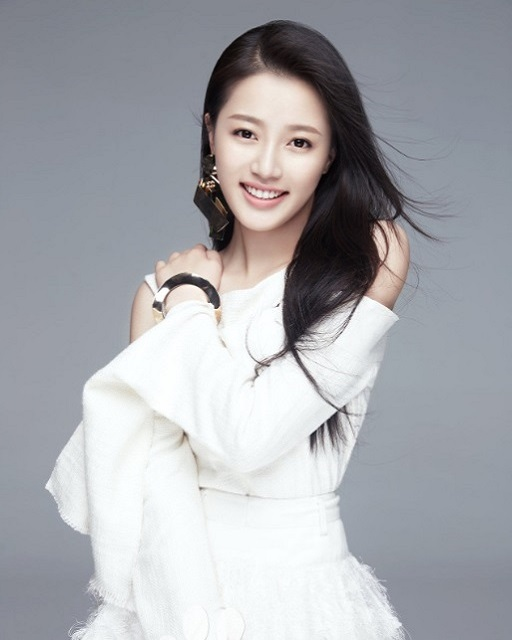
#> input picture images/master.jpg, 512 x 640 px, found by its file name
$ python OpencvDemo119.py
#> lines starting #> are read from the running program, lines starting #| are printed output that depends on the picture; after the words box and inside, x2 and y2 are one past the last pixel; in counts of white or black regions, pixels touching at a corner belong together
#!/usr/bin/env python3
#coding = utf-8

import logging
import numpy as np
import cv2 as cv

# GrabCut图像分割—背景替换
def OpencvDemo119():
    logging.basicConfig(level=logging.DEBUG)

    src = cv.imread("images/master.jpg")
#> src is the input picture: shape (640, 512, 3); mean B, G, R 173.5, 168.6, 167.3
    if src is None:
        logging.error("could not load an image!")
        return cv.Error.StsError

    height, width = src.shape[:2]
#> height = 640; width = 512

    rect = (53, 12, src.shape[1] - 100, src.shape[0] - 12)
#> rect = (53, 12, 412, 628)
    bgdModel = np.zeros((1, 65), np.float64)
    fgdModel = np.zeros((1, 65), np.float64)
    mask = cv.grabCut(src, None, rect, bgdModel, fgdModel, 5, cv.GC_INIT_WITH_RECT)[0]

    mask2 = np.where((mask == cv.GC_FGD) + (mask == cv.GC_PR_FGD), 255, 0).astype('uint8')
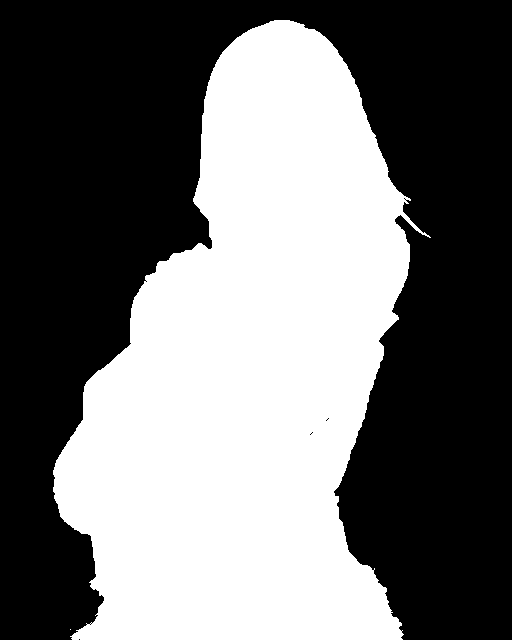
#> mask2: shape (640, 512); 44.3% white; 2 white regions (1 under 20 px), largest, box (x1, y1, x2, y2) and area: (53, 20, 431, 640) 145187

	# 对掩膜进行高斯模糊
    mask2 = cv.GaussianBlur(mask2, (5, 5), 0)

    bgd = cv.imread("images/river.jpg")
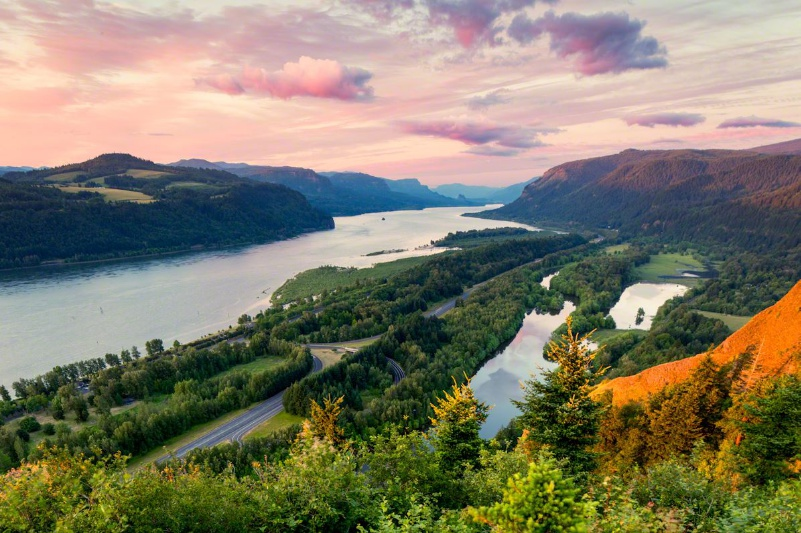
#> input picture images/river.jpg, 801 x 533 px, found by its file name
#> bgd is the input picture: shape (533, 801, 3); mean B, G, R 103.7, 123.4, 127.8
    if bgd is None:
        logging.error("could not load an image!")
        return cv.Error.StsError

    bgd = cv.resize(bgd, (width, height))
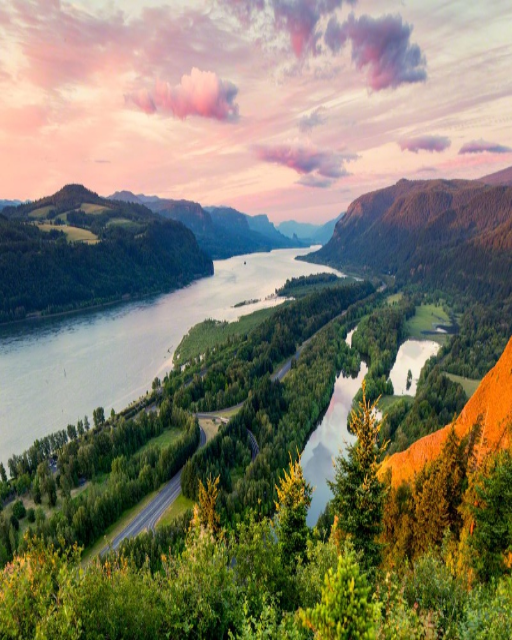
#> bgd: shape (640, 512, 3); mean B, G, R 103.6, 123.3, 127.7

    # 虚化背景
    bgd2 = cv.GaussianBlur(bgd, (0, 0), 15)
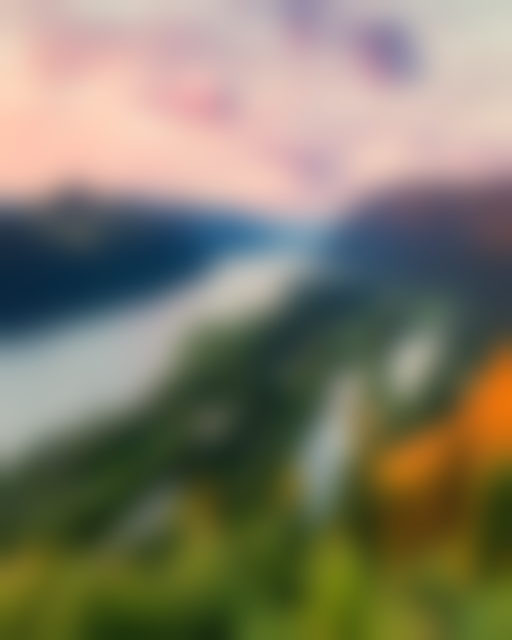
#> bgd2: shape (640, 512, 3); mean B, G, R 103.6, 123.3, 127.7

	# 融合前景与虚化背景
    dst = np.empty(src.shape, dtype=np.uint8)
    for row in range(height):
        for col in range(width):
            w1 = mask2[row, col] / 255
            b, g, r = src[row, col]
            b2, g2, r2 = bgd2[row, col]
            b = b * w1 + b2 * (1 - w1)
            g = g * w1 + g2 * (1 - w1)
            r = r * w1 + r2 * (1 - w1)
            dst[row, col] = (b, g, r)
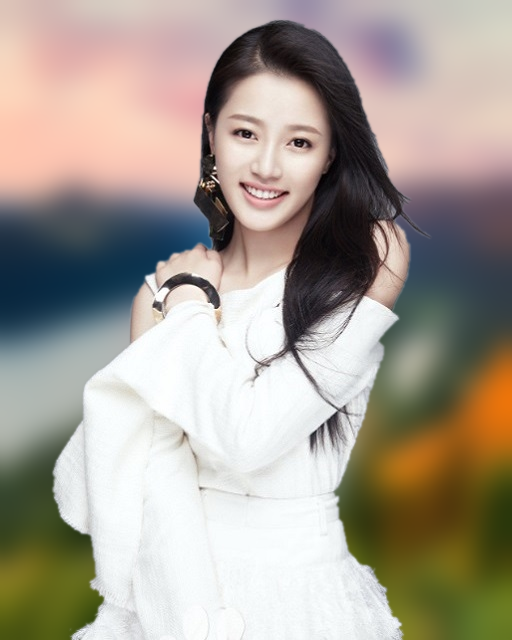
#> dst: shape (640, 512, 3); mean B, G, R 147.3, 157.8, 166

    h, w, ch = src.shape
#> h = 640; w = 512; ch = 3
    result = np.zeros([h, w * 4, ch], dtype=src.dtype)
    result[0 : h, 0 : w, :] = src
    mask2 = cv.cvtColor(mask2, cv.COLOR_GRAY2BGR) # 1 channel -> 3 channels
#> mask2: shape (640, 512, 3)
    result[0 : h, w : w * 2, :] = mask2
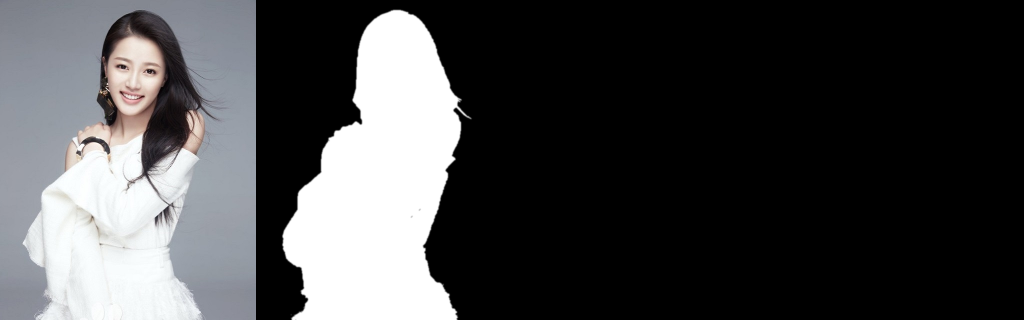
#> result: shape (640, 2048, 3) (shown at 1/2 size); mean B, G, R 71.6, 70.4, 70.1
    result[0 : h, w * 2 : w * 3, :] = bgd
    result[0 : h, w * 3 : w * 4, :] = dst
    cv.putText(result, "original image", (10, 30), cv.FONT_ITALIC, .6, (0, 0, 255), 1)
#> result: shape (640, 2048, 3); mean B, G, R 134.3, 140.6, 143.5
    cv.putText(result, "foreground mask", (w + 10, 30), cv.FONT_ITALIC, .6, (0, 0, 255), 1)
#> result: shape (640, 2048, 3); mean B, G, R 134.3, 140.6, 143.6
    cv.putText(result, "background image", (w * 2 + 10, 30), cv.FONT_ITALIC, .6, (0, 0, 255), 1)
#> result: shape (640, 2048, 3); mean B, G, R 134.2, 140.6, 143.6
    cv.putText(result, "image after background replacement", (w * 3 + 10, 30), cv.FONT_ITALIC, .6, (0, 0, 255), 1)
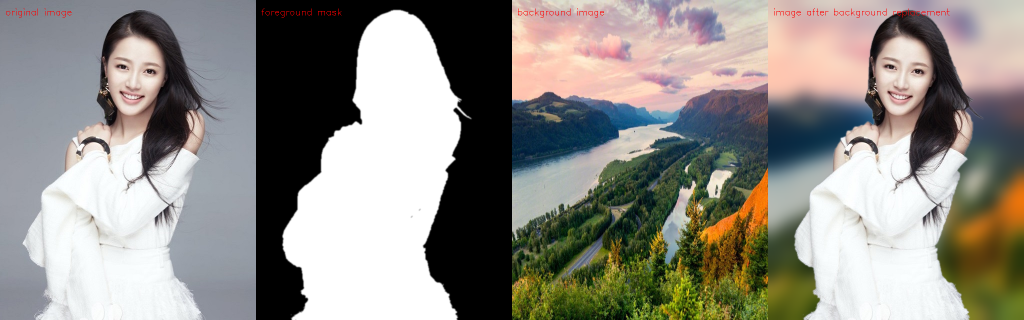
#> result: shape (640, 2048, 3) (shown at 1/2 size); mean B, G, R 134.1, 140.5, 143.7
    cv.imshow("GrabCut image segmentation - background replacement", result)

    cv.waitKey(0)

    cv.destroyAllWindows()

    return cv.Error.StsOk

if __name__ == "__main__":
    OpencvDemo119()

# end of file
